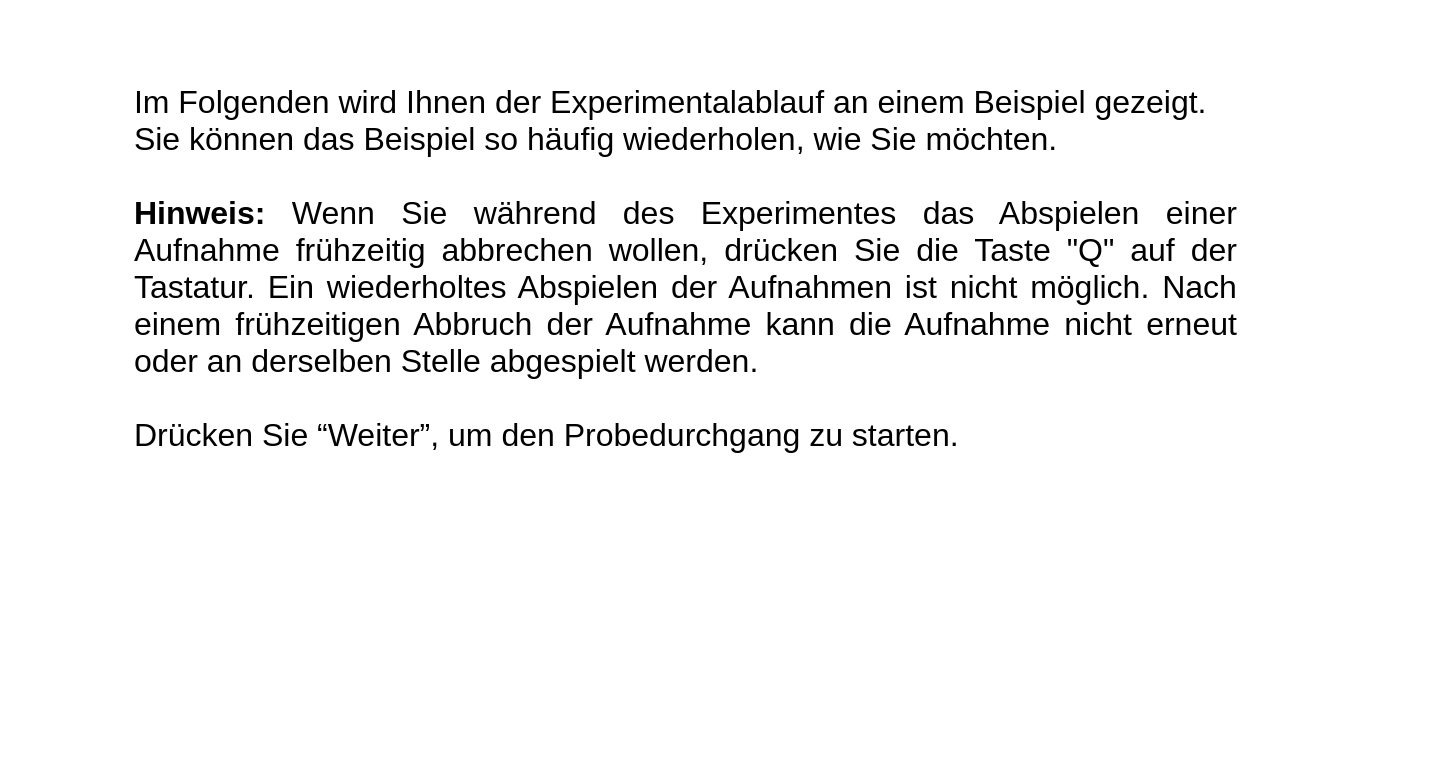
<?xml version="1.0" encoding="UTF-8"?>
<ui version="4.0">
 <class>Form</class>
 <widget class="QWidget" name="Form">
  <property name="geometry">
   <rect>
    <x>0</x>
    <y>0</y>
    <width>1440</width>
    <height>757</height>
   </rect>
  </property>
  <property name="windowTitle">
   <string>Form</string>
  </property>
  <widget class="QPushButton" name="weiterBtn">
   <property name="geometry">
    <rect>
     <x>1140</x>
     <y>760</y>
     <width>231</width>
     <height>81</height>
    </rect>
   </property>
   <property name="autoFillBackground">
    <bool>false</bool>
   </property>
   <property name="styleSheet">
    <string notr="true">background-color: blue; font: bold 30px; color: white;</string>
   </property>
   <property name="text">
    <string>Weiter</string>
   </property>
   <property name="autoDefault">
    <bool>false</bool>
   </property>
   <property name="default">
    <bool>false</bool>
   </property>
   <property name="flat">
    <bool>false</bool>
   </property>
  </widget>
  <widget class="QFrame" name="frame">
   <property name="geometry">
    <rect>
     <x>-40</x>
     <y>-20</y>
     <width>1511</width>
     <height>981</height>
    </rect>
   </property>
   <property name="styleSheet">
    <string notr="true">background-color: white;</string>
   </property>
   <property name="frameShape">
    <enum>QFrame::StyledPanel</enum>
   </property>
   <property name="frameShadow">
    <enum>QFrame::Raised</enum>
   </property>
   <widget class="QTextBrowser" name="textBrowser">
    <property name="geometry">
     <rect>
      <x>170</x>
      <y>100</y>
      <width>1111</width>
      <height>511</height>
     </rect>
    </property>
    <property name="frameShape">
     <enum>QFrame::NoFrame</enum>
    </property>
    <property name="html">
     <string>&lt;!DOCTYPE HTML PUBLIC &quot;-//W3C//DTD HTML 4.0//EN&quot; &quot;http://www.w3.org/TR/REC-html40/strict.dtd&quot;&gt;
&lt;html&gt;&lt;head&gt;&lt;meta name=&quot;qrichtext&quot; content=&quot;1&quot; /&gt;&lt;style type=&quot;text/css&quot;&gt;
p, li { white-space: pre-wrap; }
&lt;/style&gt;&lt;/head&gt;&lt;body style=&quot; font-family:'.AppleSystemUIFont'; font-size:13pt; font-weight:400; font-style:normal;&quot;&gt;
&lt;p align=&quot;justify&quot; style=&quot; margin-top:0px; margin-bottom:0px; margin-left:0px; margin-right:0px; -qt-block-indent:0; text-indent:0px;&quot;&gt;&lt;span style=&quot; font-family:'Helvetica Neue'; font-size:24pt;&quot;&gt;Im Folgenden wird Ihnen der Experimentalablauf an einem Beispiel gezeigt. &lt;/span&gt; &lt;/p&gt;
&lt;p align=&quot;justify&quot; style=&quot; margin-top:0px; margin-bottom:0px; margin-left:0px; margin-right:0px; -qt-block-indent:0; text-indent:0px;&quot;&gt;&lt;span style=&quot; font-family:'Helvetica Neue'; font-size:24pt;&quot;&gt;Sie können das Beispiel so häufig wiederholen, wie Sie möchten.&lt;/span&gt;&lt;/p&gt;
&lt;p align=&quot;justify&quot; style=&quot;-qt-paragraph-type:empty; margin-top:0px; margin-bottom:0px; margin-left:0px; margin-right:0px; -qt-block-indent:0; text-indent:0px; font-family:'Helvetica Neue'; font-size:24pt;&quot;&gt;&lt;br /&gt;&lt;/p&gt;
&lt;p align=&quot;justify&quot; style=&quot; margin-top:0px; margin-bottom:0px; margin-left:0px; margin-right:0px; -qt-block-indent:0; text-indent:0px;&quot;&gt;&lt;span style=&quot; font-family:'Helvetica Neue'; font-size:24pt; font-weight:600;&quot;&gt;Hinweis: &lt;/span&gt;&lt;span style=&quot; font-family:'Helvetica Neue'; font-size:24pt;&quot;&gt;Wenn Sie während des Experimentes das Abspielen einer Aufnahme frühzeitig abbrechen wollen, drücken Sie die Taste &amp;quot;Q&amp;quot; auf der Tastatur. Ein wiederholtes Abspielen der Aufnahmen ist nicht möglich. Nach einem frühzeitigen Abbruch der Aufnahme kann die Aufnahme nicht erneut oder an derselben Stelle abgespielt werden. &lt;/span&gt;&lt;/p&gt;
&lt;p align=&quot;justify&quot; style=&quot;-qt-paragraph-type:empty; margin-top:0px; margin-bottom:0px; margin-left:0px; margin-right:0px; -qt-block-indent:0; text-indent:0px; font-family:'Helvetica Neue'; font-size:24pt;&quot;&gt;&lt;br /&gt;&lt;/p&gt;
&lt;p align=&quot;justify&quot; style=&quot; margin-top:0px; margin-bottom:0px; margin-left:0px; margin-right:0px; -qt-block-indent:0; text-indent:0px;&quot;&gt;&lt;span style=&quot; font-family:'Helvetica Neue'; font-size:24pt;&quot;&gt;Drücken Sie “Weiter”, um den Probedurchgang zu starten.&lt;/span&gt;&lt;/p&gt;&lt;/body&gt;&lt;/html&gt;</string>
    </property>
   </widget>
  </widget>
  <zorder>frame</zorder>
  <zorder>weiterBtn</zorder>
 </widget>
 <tabstops>
  <tabstop>textBrowser</tabstop>
 </tabstops>
 <resources/>
 <connections/>
</ui>
